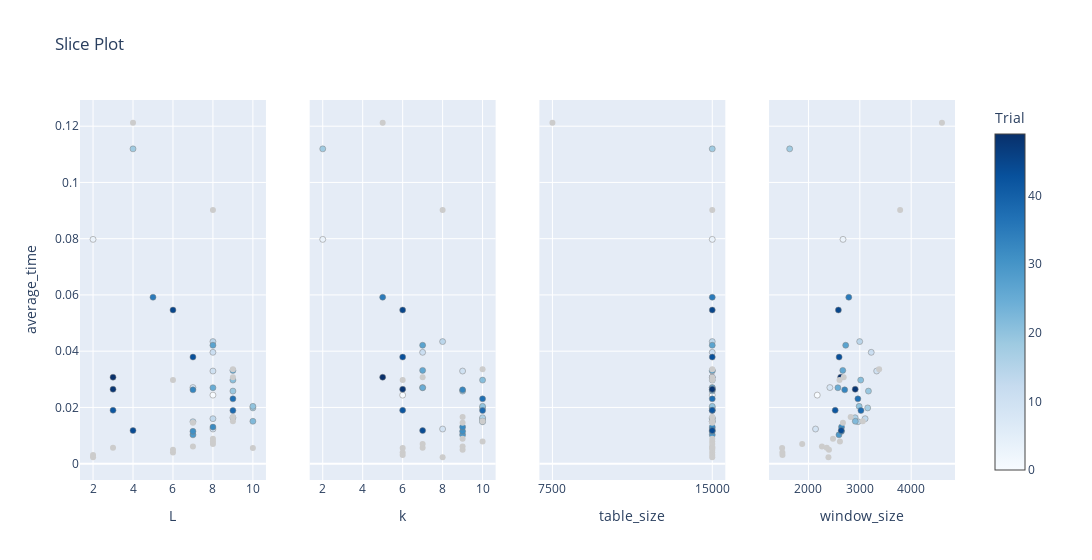

This figure's notebook cell:
### Code cell
plot_slice(lsh_study, target = lambda t: t.values[1], target_name = 'average_time')

### Figure 1 — Plotly figure (JSON) as saved in the notebook; plotly's stock layout.template omitted (floating-point values rounded to 4 significant figures)
{"data": [{"marker": {"color": [0, 3, 8, 9, 10, 11, 13, 14, 15, 16, 17, 18, 19, 20, 21, 22, 25, 26, 27, 29, 31, 32, 33, 35, 37, 38, 42, 43, 44, 45, 48, 49], "colorbar": {"title": {"text": "Trial"}, "x": 1, "xpad": 40}, "colorscale": [[0, "rgb(247,251,255)"], [0.125, "rgb(222,235,247)"], [0.25, "rgb(198,219,239)"], [0.375, "rgb(158,202,225)"], [0.5, "rgb(107,174,214)"], [0.625, "rgb(66,146,198)"], [0.75, "rgb(33,113,181)"], [0.875, "rgb(8,81,156)"], [1, "rgb(8,48,107)"]], "line": {"color": "Grey", "width": 0.5}, "showscale": true}, "mode": "markers", "name": "Feasible Trial", "showlegend": false, "type": "scatter", "x": [8, 2, 7, 8, 8, 8, 8, 8, 7, 9, 10, 4, 9, 10, 9, 10, 8, 9, 8, 7, 7, 8, 7, 5, 9, 9, 3, 7, 4, 6, 3, 3], "xaxis": "x", "y": [0.02438, 0.07976, 0.02707, 0.01232, 0.03294, 0.0396, 0.016, 0.04341, 0.01492, 0.01634, 0.01983, 0.1119, 0.02581, 0.02038, 0.02972, 0.01509, 0.02699, 0.03317, 0.04211, 0.01026, 0.01149, 0.01302, 0.02625, 0.05918, 0.02305, 0.0189, 0.01899, 0.0379, 0.01177, 0.05463, 0.02648, 0.03075], "yaxis": "y"}, {"marker": {"color": "#cccccc"}, "mode": "markers", "name": "Infeasible Trial", "showlegend": false, "type": "scatter", "x": [4, 8, 6, 10, 8, 2, 8, 9, 8, 9, 6, 7, 6, 9, 9, 7, 2, 3], "xaxis": "x", "y": [0.1212, 0.007028, 0.003961, 0.0056, 0.0089, 0.003054, 0.09022, 0.01511, 0.007915, 0.03069, 0.00499, 0.006077, 0.02971, 0.0336, 0.01659, 0.01457, 0.002286, 0.005683], "yaxis": "y"}, {"marker": {"color": [0, 3, 8, 9, 10, 11, 13, 14, 15, 16, 17, 18, 19, 20, 21, 22, 25, 26, 27, 29, 31, 32, 33, 35, 37, 38, 42, 43, 44, 45, 48, 49], "colorbar": {"title": {"text": "Trial"}, "x": 1, "xpad": 40}, "colorscale": [[0, "rgb(247,251,255)"], [0.125, "rgb(222,235,247)"], [0.25, "rgb(198,219,239)"], [0.375, "rgb(158,202,225)"], [0.5, "rgb(107,174,214)"], [0.625, "rgb(66,146,198)"], [0.75, "rgb(33,113,181)"], [0.875, "rgb(8,81,156)"], [1, "rgb(8,48,107)"]], "line": {"color": "Grey", "width": 0.5}, "showscale": false}, "mode": "markers", "name": "Feasible Trial", "showlegend": false, "type": "scatter", "x": [6, 2, 7, 8, 9, 7, 10, 8, 10, 10, 10, 2, 9, 10, 10, 10, 7, 7, 7, 9, 9, 9, 9, 5, 10, 10, 6, 6, 7, 6, 6, 5], "xaxis": "x2", "y": [0.02438, 0.07976, 0.02707, 0.01232, 0.03294, 0.0396, 0.016, 0.04341, 0.01492, 0.01634, 0.01983, 0.1119, 0.02581, 0.02038, 0.02972, 0.01509, 0.02699, 0.03317, 0.04211, 0.01026, 0.01149, 0.01302, 0.02625, 0.05918, 0.02305, 0.0189, 0.01899, 0.0379, 0.01177, 0.05463, 0.02648, 0.03075], "yaxis": "y2"}, {"marker": {"color": "#cccccc"}, "mode": "markers", "name": "Infeasible Trial", "showlegend": false, "type": "scatter", "x": [5, 7, 6, 6, 9, 6, 8, 10, 10, 7, 9, 9, 6, 10, 9, 9, 8, 7], "xaxis": "x2", "y": [0.1212, 0.007028, 0.003961, 0.0056, 0.0089, 0.003054, 0.09022, 0.01511, 0.007915, 0.03069, 0.00499, 0.006077, 0.02971, 0.0336, 0.01659, 0.01457, 0.002286, 0.005683], "yaxis": "y2"}, {"marker": {"color": [0, 3, 8, 9, 10, 11, 13, 14, 15, 16, 17, 18, 19, 20, 21, 22, 25, 26, 27, 29, 31, 32, 33, 35, 37, 38, 42, 43, 44, 45, 48, 49], "colorbar": {"title": {"text": "Trial"}, "x": 1, "xpad": 40}, "colorscale": [[0, "rgb(247,251,255)"], [0.125, "rgb(222,235,247)"], [0.25, "rgb(198,219,239)"], [0.375, "rgb(158,202,225)"], [0.5, "rgb(107,174,214)"], [0.625, "rgb(66,146,198)"], [0.75, "rgb(33,113,181)"], [0.875, "rgb(8,81,156)"], [1, "rgb(8,48,107)"]], "line": {"color": "Grey", "width": 0.5}, "showscale": false}, "mode": "markers", "name": "Feasible Trial", "showlegend": false, "type": "scatter", "x": [15000, 15000, 15000, 15000, 15000, 15000, 15000, 15000, 15000, 15000, 15000, 15000, 15000, 15000, 15000, 15000, 15000, 15000, 15000, 15000, 15000, 15000, 15000, 15000, 15000, 15000, 15000, 15000, 15000, 15000, 15000, 15000], "xaxis": "x3", "y": [0.02438, 0.07976, 0.02707, 0.01232, 0.03294, 0.0396, 0.016, 0.04341, 0.01492, 0.01634, 0.01983, 0.1119, 0.02581, 0.02038, 0.02972, 0.01509, 0.02699, 0.03317, 0.04211, 0.01026, 0.01149, 0.01302, 0.02625, 0.05918, 0.02305, 0.0189, 0.01899, 0.0379, 0.01177, 0.05463, 0.02648, 0.03075], "yaxis": "y3"}, {"marker": {"color": "#cccccc"}, "mode": "markers", "name": "Infeasible Trial", "showlegend": false, "type": "scatter", "x": [7500, 15000, 15000, 15000, 15000, 15000, 15000, 15000, 15000, 15000, 15000, 15000, 15000, 15000, 15000, 15000, 15000, 15000], "xaxis": "x3", "y": [0.1212, 0.007028, 0.003961, 0.0056, 0.0089, 0.003054, 0.09022, 0.01511, 0.007915, 0.03069, 0.00499, 0.006077, 0.02971, 0.0336, 0.01659, 0.01457, 0.002286, 0.005683], "yaxis": "y3"}, {"marker": {"color": [0, 3, 8, 9, 10, 11, 13, 14, 15, 16, 17, 18, 19, 20, 21, 22, 25, 26, 27, 29, 31, 32, 33, 35, 37, 38, 42, 43, 44, 45, 48, 49], "colorbar": {"title": {"text": "Trial"}, "x": 1, "xpad": 40}, "colorscale": [[0, "rgb(247,251,255)"], [0.125, "rgb(222,235,247)"], [0.25, "rgb(198,219,239)"], [0.375, "rgb(158,202,225)"], [0.5, "rgb(107,174,214)"], [0.625, "rgb(66,146,198)"], [0.75, "rgb(33,113,181)"], [0.875, "rgb(8,81,156)"], [1, "rgb(8,48,107)"]], "line": {"color": "Grey", "width": 0.5}, "showscale": false}, "mode": "markers", "name": "Feasible Trial", "showlegend": false, "type": "scatter", "x": [2171, 2673, 2417, 2138, 3328, 3222, 3103, 2997, 2965, 2908, 3153, 1634, 3168, 2987, 3017, 2912, 2573, 2668, 2725, 2594, 2643, 2644, 2705, 2785, 2962, 3022, 2520, 2597, 2638, 2583, 2910, 2627], "xaxis": "x4", "y": [0.02438, 0.07976, 0.02707, 0.01232, 0.03294, 0.0396, 0.016, 0.04341, 0.01492, 0.01634, 0.01983, 0.1119, 0.02581, 0.02038, 0.02972, 0.01509, 0.02699, 0.03317, 0.04211, 0.01026, 0.01149, 0.01302, 0.02625, 0.05918, 0.02305, 0.0189, 0.01899, 0.0379, 0.01177, 0.05463, 0.02648, 0.03075], "yaxis": "y4"}, {"marker": {"color": "#cccccc"}, "mode": "markers", "name": "Infeasible Trial", "showlegend": false, "type": "scatter", "x": [4599, 1878, 1492, 1487, 2478, 1494, 3785, 3057, 2613, 2686, 2399, 2262, 2604, 3376, 2822, 2671, 2389, 2356], "xaxis": "x4", "y": [0.1212, 0.007028, 0.003961, 0.0056, 0.0089, 0.003054, 0.09022, 0.01511, 0.007915, 0.03069, 0.00499, 0.006077, 0.02971, 0.0336, 0.01659, 0.01457, 0.002286, 0.005683], "yaxis": "y4"}], "layout": {"title": {"text": "Slice Plot"}, "width": 1200, "xaxis": {"anchor": "y", "domain": [0, 0.2125], "title": {"text": "L"}}, "xaxis2": {"anchor": "y2", "domain": [0.2625, 0.475], "title": {"text": "k"}}, "xaxis3": {"anchor": "y3", "categoryarray": [3750, 7500, 15000], "categoryorder": "array", "domain": [0.525, 0.7375], "title": {"text": "table_size"}, "type": "category"}, "xaxis4": {"anchor": "y4", "domain": [0.7875, 1], "title": {"text": "window_size"}}, "yaxis": {"anchor": "x", "domain": [0, 1], "title": {"text": "average_time"}}, "yaxis2": {"anchor": "x2", "domain": [0, 1], "matches": "y", "showticklabels": false}, "yaxis3": {"anchor": "x3", "domain": [0, 1], "matches": "y", "showticklabels": false}, "yaxis4": {"anchor": "x4", "domain": [0, 1], "matches": "y", "showticklabels": false}}}
